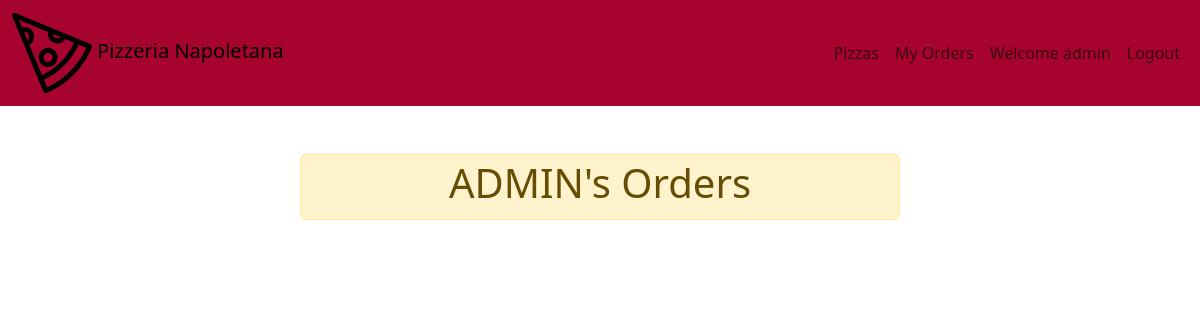
/my_orders/ (signed in), run on an earlier commit of the app's database.
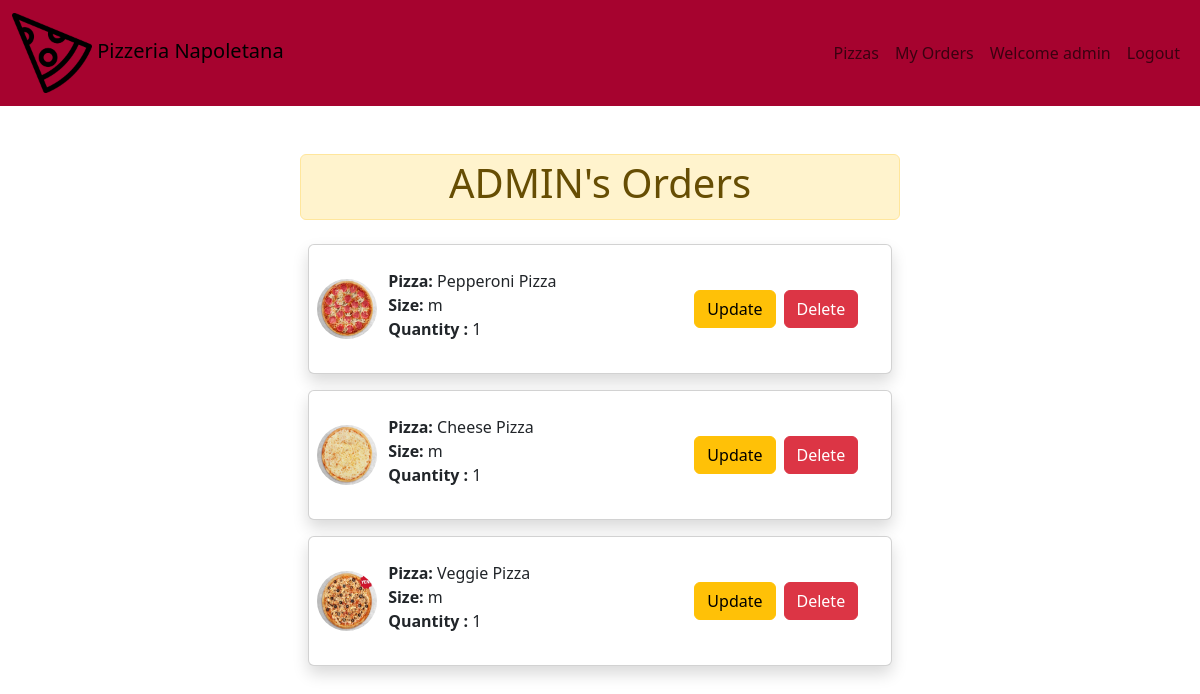
And on a later commit of the database.
### pizzas/models.py (models this page shows, shortened)
class Order(models.Model):
    pizza = models.ForeignKey(Pizza, on_delete=models.CASCADE)
    user = models.ForeignKey(User, on_delete=models.CASCADE)
    size = models.CharField(choices=Size, default='m',max_length=1)
    quantity = models.IntegerField(default=1)

class Pizza(models.Model):
    name = models.CharField(max_length=50)
    topping = models.ManyToManyField(Topping)
    image = models.ImageField(upload_to= 'pizza_pics', null=True, blank=True)
    price = models.DecimalField(max_digits=10, decimal_places=2)
    def __str__(self):
        return self.name

### pizzas/views.py (the view)
# urls.py: path("my_orders/",my_orders, name="my_orders"),
def my_orders(request):
     orders = Order.objects.filter(user = request.user)
     context = {
        'orders' : orders,
     }
     return render(request,'pizzas/my_orders.html',context)

### pizzas/templates/pizzas/my_orders.html
{% extends 'pizzas/base.html' %}
{% block content %}
<div class="d-flex flex-column justify-content-center mx-auto mt-5 col-md-6">
    <div class="alert alert-warning text-center p-1"> <h1>{{user.username | upper}}'s Orders</h1></div>
    {% for order in orders  %}
    <div class="card m-2 shadow p-2" >
        <div class="row g-0 d-flex justify-content-between">
            <div class="col-md-1 d-flex align-items-center">
                <img src="{{order.pizza.image.url}}"  style=" border-radius: 50%; width: 60px; height: 60px"  alt="...">
            </div>
            <div class="col-md-3 d-flex justify-content-start flex-fill">
                <div class="card-body">
                    <p class="card-title ms-2"><strong>Pizza:</strong> {{order.pizza}} <br> <strong>Size:</strong> {{order.size}}<strong> <br> Quantity :</strong> {{order.quantity}} </p>
                </div>
            </div>
            <div class="col-md-4 d-flex align-items-center rounded">
                <a href="{% url 'order_update' order.id %}">
                    <button class=" btn btn-warning me-2 ">Update</button>
                </a>
                <a href="{% url 'order_delete' order.id %}">
                    <button class=" btn btn-danger me-2 ">Delete</button>
                </a>
          </div>
        </div>
      </div>
      {% endfor %}
</div>
{% endblock content %}

What changed in the data, as far as the page shows it:
added Order: pizza.image (picture), pizza "Pepperoni Pizza", size "m", quantity "1"
added Order: pizza.image (picture), pizza "Cheese Pizza", size "m", quantity "1"
added Order: pizza.image (picture), pizza "Veggie Pizza", size "m", quantity "1"
